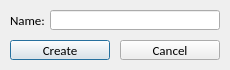
<?xml version="1.0" encoding="UTF-8"?>
<ui version="4.0">
 <class>NewRule</class>
 <widget class="QDialog" name="NewRule">
  <property name="geometry">
   <rect>
    <x>0</x>
    <y>0</y>
    <width>230</width>
    <height>70</height>
   </rect>
  </property>
  <property name="minimumSize">
   <size>
    <width>230</width>
    <height>70</height>
   </size>
  </property>
  <property name="maximumSize">
   <size>
    <width>230</width>
    <height>70</height>
   </size>
  </property>
  <property name="windowTitle">
   <string>New Rule</string>
  </property>
  <widget class="QLabel" name="NameLabel">
   <property name="geometry">
    <rect>
     <x>10</x>
     <y>10</y>
     <width>40</width>
     <height>20</height>
    </rect>
   </property>
   <property name="font">
    <font>
     <family>Calibri</family>
     <pointsize>10</pointsize>
    </font>
   </property>
   <property name="text">
    <string>Name:</string>
   </property>
  </widget>
  <widget class="QLineEdit" name="NameEdit">
   <property name="geometry">
    <rect>
     <x>50</x>
     <y>10</y>
     <width>170</width>
     <height>20</height>
    </rect>
   </property>
  </widget>
  <widget class="QPushButton" name="CreateButton">
   <property name="geometry">
    <rect>
     <x>10</x>
     <y>40</y>
     <width>100</width>
     <height>20</height>
    </rect>
   </property>
   <property name="font">
    <font>
     <family>Calibri</family>
     <pointsize>10</pointsize>
    </font>
   </property>
   <property name="text">
    <string>Create</string>
   </property>
  </widget>
  <widget class="QPushButton" name="CancelButton">
   <property name="geometry">
    <rect>
     <x>120</x>
     <y>40</y>
     <width>100</width>
     <height>20</height>
    </rect>
   </property>
   <property name="font">
    <font>
     <family>Calibri</family>
     <pointsize>10</pointsize>
    </font>
   </property>
   <property name="text">
    <string>Cancel</string>
   </property>
  </widget>
 </widget>
 <resources/>
 <connections>
  <connection>
   <sender>CreateButton</sender>
   <signal>clicked()</signal>
   <receiver>NewRule</receiver>
   <slot>CreateNewRule()</slot>
   <hints>
    <hint type="sourcelabel">
     <x>20</x>
     <y>45</y>
    </hint>
    <hint type="destinationlabel">
     <x>3</x>
     <y>42</y>
    </hint>
   </hints>
  </connection>
  <connection>
   <sender>CancelButton</sender>
   <signal>clicked()</signal>
   <receiver>NewRule</receiver>
   <slot>reject()</slot>
   <hints>
    <hint type="sourcelabel">
     <x>130</x>
     <y>44</y>
    </hint>
    <hint type="destinationlabel">
     <x>116</x>
     <y>46</y>
    </hint>
   </hints>
  </connection>
 </connections>
 <slots>
  <slot>CreateNewRule()</slot>
 </slots>
</ui>
